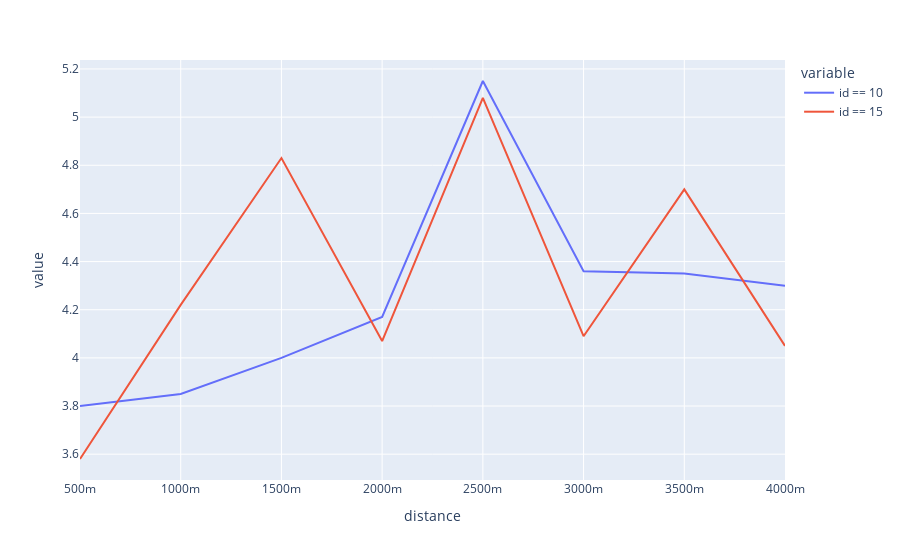

Notebook cell for this chart:
### Code cell
px.line(runids, x='distance', y=['id == 10',  'id == 15'])

### Figure 1 — Plotly figure (JSON) as saved in the notebook; plotly's stock layout.template omitted (floating-point values rounded to 4 significant figures)
{"data": [{"hovertemplate": "variable=id == 10<br>distance=%{x}<br>value=%{y}<extra></extra>", "legendgroup": "id == 10", "line": {"color": "#636efa", "dash": "solid"}, "mode": "lines", "name": "id == 10", "orientation": "v", "showlegend": true, "type": "scatter", "x": ["500m", "1000m", "1500m", "2000m", "2500m", "3000m", "3500m", "4000m"], "xaxis": "x", "y": [3.8, 3.85, 4, 4.17, 5.15, 4.36, 4.35, 4.3], "yaxis": "y"}, {"hovertemplate": "variable=id == 15<br>distance=%{x}<br>value=%{y}<extra></extra>", "legendgroup": "id == 15", "line": {"color": "#EF553B", "dash": "solid"}, "mode": "lines", "name": "id == 15", "orientation": "v", "showlegend": true, "type": "scatter", "x": ["500m", "1000m", "1500m", "2000m", "2500m", "3000m", "3500m", "4000m"], "xaxis": "x", "y": [3.58, 4.22, 4.83, 4.07, 5.08, 4.09, 4.7, 4.05], "yaxis": "y"}], "layout": {"legend": {"title": {"text": "variable"}, "tracegroupgap": 0}, "margin": {"t": 60}, "xaxis": {"anchor": "y", "domain": [0, 1], "title": {"text": "distance"}}, "yaxis": {"anchor": "x", "domain": [0, 1], "title": {"text": "value"}}}}
